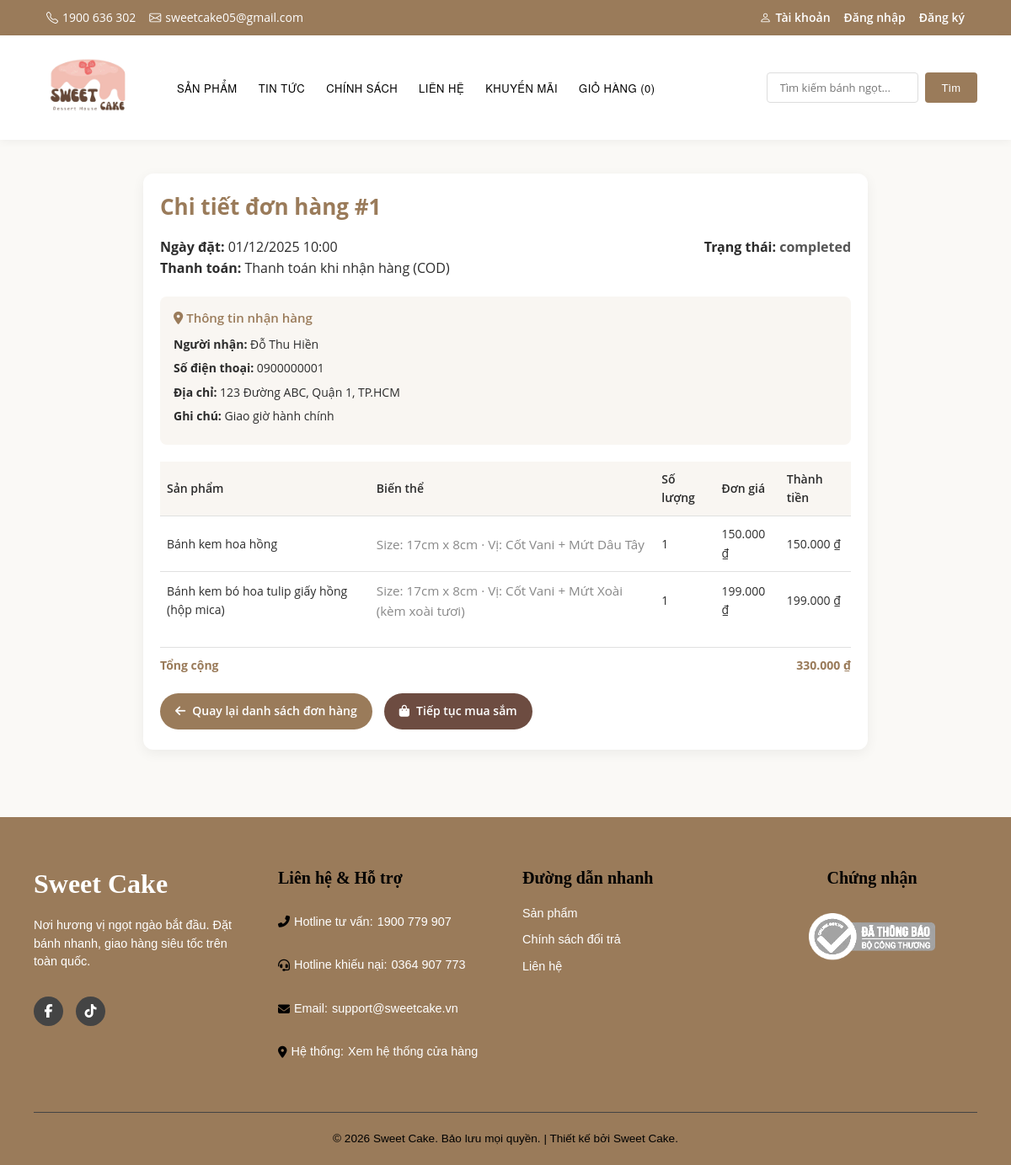
/khachhang/order_detail.php?id=1 (signed in), run on the app's committed database.
### tables this page shows
CREATE TABLE `orders` (
  `id` int(11) NOT NULL AUTO_INCREMENT,
  `user_id` int(11) DEFAULT NULL,
  `full_name` varchar(255) NOT NULL,
  `phone` varchar(20) NOT NULL,
  `address` text NOT NULL,
  `note` text DEFAULT NULL,
  `total_amount` decimal(10,2) NOT NULL,
  `promo_code` varchar(50) DEFAULT NULL,
  `discount_amount` decimal(10,2) DEFAULT 0.00,
  `status` varchar(50) DEFAULT 'pending',
  `payment_method` varchar(50) NOT NULL,
  `created_at` timestamp NOT NULL DEFAULT current_timestamp(),
  PRIMARY KEY (`id`),
  KEY `user_id` (`user_id`),
  CONSTRAINT `orders_ibfk_1` FOREIGN KEY (`user_id`) REFERENCES `users` (`id`) ON DELETE SET NULL
);

CREATE TABLE `order_items` (
  `id` int(11) NOT NULL AUTO_INCREMENT,
  `order_id` int(11) NOT NULL,
  `product_id` int(11) NOT NULL,
  `size` varchar(100) NOT NULL,
  `flavor` varchar(100) NOT NULL,
  `quantity` int(11) NOT NULL,
  `unit_price` decimal(10,2) NOT NULL,
  PRIMARY KEY (`id`),
  KEY `order_id` (`order_id`),
  KEY `product_id` (`product_id`),
  CONSTRAINT `order_items_ibfk_1` FOREIGN KEY (`order_id`) REFERENCES `orders` (`id`) ON DELETE CASCADE,
  CONSTRAINT `order_items_ibfk_2` FOREIGN KEY (`product_id`) REFERENCES `products` (`id`)
);

CREATE TABLE `products` (
  `id` int(11) NOT NULL AUTO_INCREMENT,
  `name` varchar(200) NOT NULL,
  `slug` varchar(200) DEFAULT NULL,
  `price` decimal(12,0) NOT NULL,
  `image` varchar(255) NOT NULL,
  `description` text DEFAULT NULL,
  `short_description` varchar(500) DEFAULT NULL,
  `category_id` int(11) DEFAULT NULL,
  `stock` int(11) DEFAULT 100,
  `is_featured` tinyint(1) DEFAULT 0,
  `is_active` tinyint(1) DEFAULT 1,
  `created_at` datetime DEFAULT current_timestamp(),
  `updated_at` datetime DEFAULT current_timestamp() ON UPDATE current_timestamp(),
  PRIMARY KEY (`id`),
  UNIQUE KEY `slug` (`slug`),
  KEY `category_id` (`category_id`),
  CONSTRAINT `products_ibfk_1` FOREIGN KEY (`category_id`) REFERENCES `categories` (`id`) ON DELETE SET NULL
);

### khachhang/order_detail.php (the view, shortened to what this page needs)
<?php
require_once 'connect.php';
$order_id = isset($_GET['id']) && is_numeric($_GET['id']) ? (int)$_GET['id'] : 0;
$user_id = (int)$_SESSION['user_id'];
$order = null;
$orderSql = "SELECT o.*, u.username FROM orders o JOIN users u ON o.user_id = u.id WHERE o.id = ? AND o.user_id = ? LIMIT 1";
if ($stmt = $conn->prepare($orderSql)) {
    $stmt->bind_param('ii', $order_id, $user_id);
    if ($stmt->execute()) {
        $result = $stmt->get_result();
        $order = $result ? $result->fetch_assoc() : null;
    }
} else {
    die('Lỗi truy vấn đơn hàng.');
}
$items = [];
$detailSql = "SELECT oi.product_id, oi.size, oi.flavor, oi.quantity, oi.unit_price, p.name
              FROM order_items oi
              JOIN products p ON oi.product_id = p.id
              WHERE oi.order_id = ?";
if ($stmt = $conn->prepare($detailSql)) {
    $stmt->bind_param('i', $order_id);
    if ($stmt->execute()) {
        $result = $stmt->get_result();
        while ($row = $result->fetch_assoc()) {
            $items[] = $row;
        }
    }
} else {
    die('Lỗi truy vấn chi tiết đơn hàng.');
}
function status_text($status) {
    $map = [
        'pending' => 'Chờ xử lý',
        'confirmed' => 'Đã xác nhận',
        'shipping' => 'Đang giao',
        'delivered' => 'Đã giao',
        'cancelled' => 'Đã hủy',
    ];
    return $map[$status] ?? htmlspecialchars($status);
}
function status_color($status) {
    switch ($status) {
        default: return '#555';
    }
}
$paymentLabel = [
    'cod' => 'Thanh toán khi nhận hàng (COD)',
    'banking' => 'Chuyển khoản ngân hàng',
    'momo' => 'Ví MoMo',
];
?>
<!DOCTYPE html>
<html lang="vi">
<head>
    <link rel="stylesheet" href="style.css?v=<?php echo filemtime(__DIR__ . '/style.css'); ?>">
    <link rel="stylesheet" href="https://cdnjs.cloudflare.com/ajax/libs/font-awesome/6.5.0/css/all.min.css">
</head>
<body>
<?php include 'header.php'; ?>
<div class="order-detail-page">
    <div class="order-card">
        <h1>Chi tiết đơn hàng #<?php echo htmlspecialchars($order['id']); ?></h1>
        <div class="info">
            <div>
                <p><strong>Ngày đặt:</strong> <?php echo date('d/m/Y H:i', strtotime($order['created_at'])); ?></p>
                <p><strong>Thanh toán:</strong> <?php echo htmlspecialchars($paymentLabel[$order['payment_method']] ?? $order['payment_method']); ?></p>
            </div>
            <div style="text-align: right;">
                <p><strong>Trạng thái:</strong>
                    <span style="color: <?php echo status_color($order['status']); ?>; font-weight: bold;">
                        <?php echo status_text($order['status']); ?>
                    </span>
                </p>
            </div>
        </div>
        <div class="delivery-box">
            <h3><i class="fas fa-map-marker-alt"></i> Thông tin nhận hàng</h3>
            <p><strong>Người nhận:</strong> <?php echo htmlspecialchars($order['full_name']); ?></p>
            <p><strong>Số điện thoại:</strong> <?php echo htmlspecialchars($order['phone']); ?></p>
            <p><strong>Địa chỉ:</strong> <?php echo nl2br(htmlspecialchars($order['address'])); ?></p>
            <?php if (!empty(trim($order['note'] ?? ''))): ?>
            <p><strong>Ghi chú:</strong> <?php echo nl2br(htmlspecialchars($order['note'])); ?></p>
            <?php endif; ?>
        </div>
        <table>
            <thead>
                <tr>
                    <th>Sản phẩm</th>
                    <th>Biến thể</th>
                    <th>Số lượng</th>
                    <th>Đơn giá</th>
                    <th>Thành tiền</th>
                </tr>
            </thead>
            <tbody>
                <?php foreach ($items as $item): ?>
                <tr>
                    <td><?php echo htmlspecialchars($item['name']); ?></td>
                    <td class="muted">
                        <?php if (!empty($item['size'])): ?>Size: <?php echo htmlspecialchars($item['size']); ?><?php endif; ?>
                        <?php if (!empty($item['flavor'])): ?><?php echo !empty($item['size']) ? ' · ' : ''; ?>Vị: <?php echo htmlspecialchars($item['flavor']); ?><?php endif; ?>
                    </td>
                    <td><?php echo (int)$item['quantity']; ?></td>
                    <td><?php echo number_format($item['unit_price'], 0, ',', '.'); ?> ₫</td>
                    <td><?php echo number_format($item['unit_price'] * $item['quantity'], 0, ',', '.'); ?> ₫</td>
                </tr>
                <?php endforeach; ?>
            </tbody>
        </table>
        <div class="summary-rows">
            <div class="row total" style="border-top:1px solid #e0e0e0; padding-top:10px; margin-top:8px;">
                <strong>Tổng cộng</strong>
                <strong style="color: var(--main-brown);"><?php echo number_format($order['total_amount'], 0, ',', '.'); ?> ₫</strong>
            </div>
        </div>
        <a href="order_history.php" class="back-btn"><i class="fas fa-arrow-left"></i> Quay lại danh sách đơn hàng</a>
        <a href="products.php" class="back-btn" style="margin-left:10px; background:#6d4c41;"><i class="fas fa-shopping-bag"></i> Tiếp tục mua sắm</a>
    </div>
</div>
<?php include 'footer.php'; ?>
</body>
</html>

### khachhang/style.css (style rules this page uses)
* { margin: 0; padding: 0; box-sizing: border-box; }
:root { --main-brown: #9a7b5a; --brown-light: #b0987a; --light-beige: #faf9f6; --white: #ffffff; --text-black: #2c2c2c; }
body { font-family: 'Open Sans', 'Montserrat', sans-serif; background: var(--light-beige); color: var(--text-black); overflow-x: hidden; line-height: 1.6; }
h1, h2, h3, h4, h5, h6 { font-family: 'Open Sans', 'Montserrat', sans-serif; color: var(--text-black); margin: 0 0 12px 0; line-height: 1.2; }
h1 { font-size: 40px; font-weight: 700; }
h3 { font-size: 20px; font-weight: 600; }

### khachhang/order_detail.php (style rules this page uses)
body { font-family: 'Open Sans', Arial, sans-serif; background: var(--light-beige); margin: 0; padding: 0; }
.order-detail-page { max-width: 900px; margin: 40px auto; padding: 0 20px 40px; }
.order-card { background: #fff; border-radius: 12px; box-shadow: 0 4px 15px rgba(0,0,0,0.06); padding: 24px 20px; }
.order-card h1 { font-size: 26px; margin-bottom: 20px; color: var(--main-brown); }
.info { display: flex; justify-content: space-between; margin-bottom: 20px; flex-wrap: wrap; gap: 12px; }
.info div { min-width: 220px; }
table { width: 100%; border-collapse: collapse; margin-bottom: 20px; }
th, td { padding: 10px 8px; border-bottom: 1px solid #e0e0e0; text-align: left; font-size: 14px; }
th { background: #f9f6f2; color: var(--text-black); font-weight: 600; }
tr:last-child td { border-bottom: none; }
.muted { color: #888; font-size: 0.95em; }
.total { font-size: 16px; text-align: right; margin-bottom: 16px; font-weight: 600; }
.total strong { color: var(--main-brown); }
.back-btn { display: inline-flex; align-items: center; gap: 8px; padding: 10px 18px; background: var(--main-brown); color: #fff; border-radius: 999px; text-decoration: none; font-weight: 600; font-size: 14px; transition: background 0.2s; }
.delivery-box { background: #f9f6f2; border-radius: 8px; padding: 16px; margin-bottom: 20px; }
.delivery-box h3 { margin: 0 0 12px 0; font-size: 15px; color: var(--main-brown); }
.delivery-box p { margin: 6px 0; font-size: 14px; }
.summary-rows { margin-bottom: 12px; }
.summary-rows .row { display: flex; justify-content: space-between; padding: 6px 0; font-size: 14px; }

### data on the page
orders: id "1", created_at "01/12/2025 10:00", payment_method "Thanh toán khi nhận hàng (COD)", status "completed", full_name "Đỗ Thu Hiền", phone "0900000001", address "123 Đường ABC, Quận 1, TP.HCM", note "Giao giờ hành chính", total_amount "330.000"
order_items: product.name "Bánh kem hoa hồng", size "17cm x 8cm", flavor "Cốt Vani + Mứt Dâu Tây", quantity "1", unit_price "150.000", $item['unit_price'] * $item['quantity'] "150.000"
order_items: product.name "Bánh kem bó hoa tulip giấy hồng (hộp mica)", size "17cm x 8cm", flavor "Cốt Vani + Mứt Xoài (kèm xoài tươi)", quantity "1", unit_price "199.000", $item['unit_price'] * $item['quantity'] "199.000"
